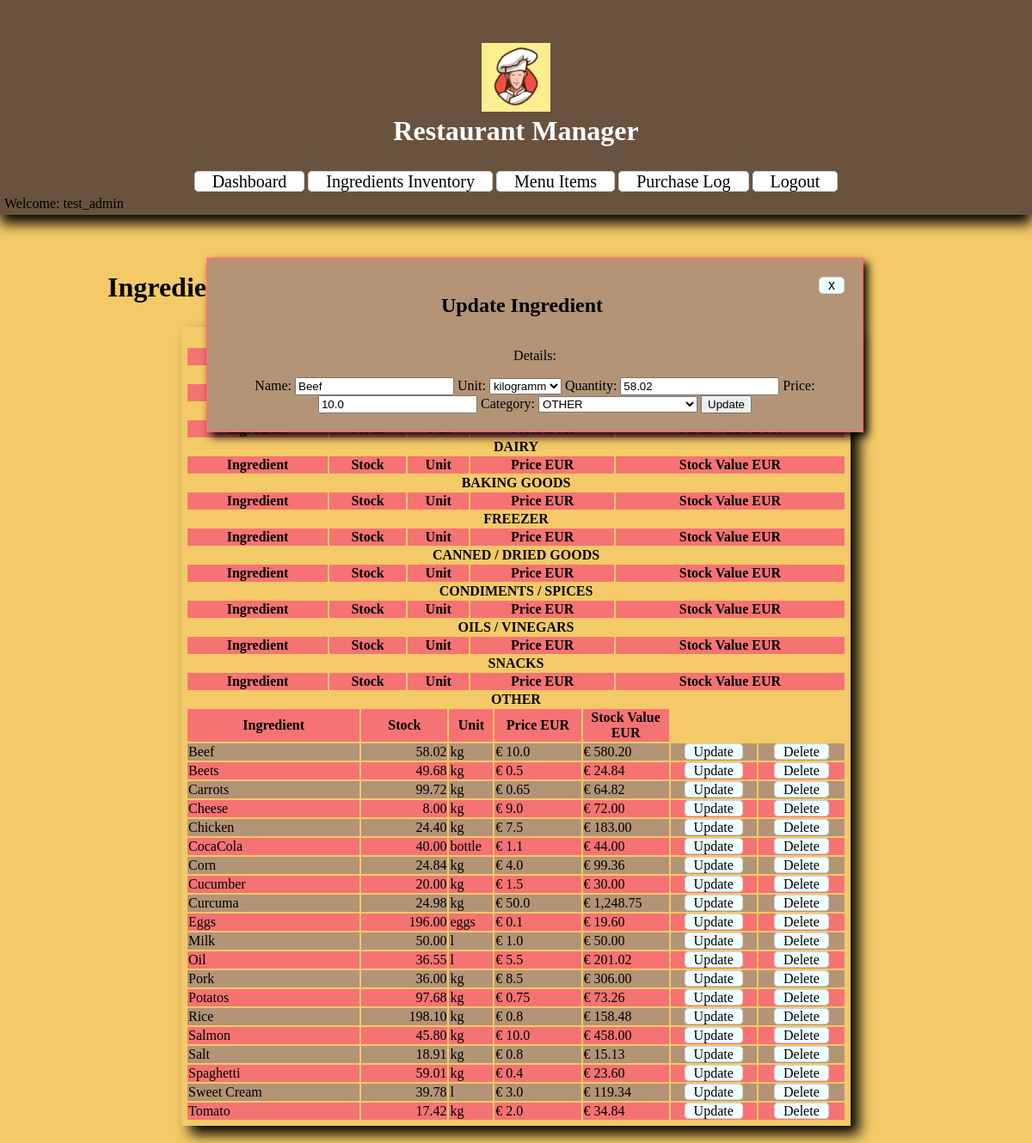
The page /ingredients/6/update/ (signed in) on the database as committed earlier.
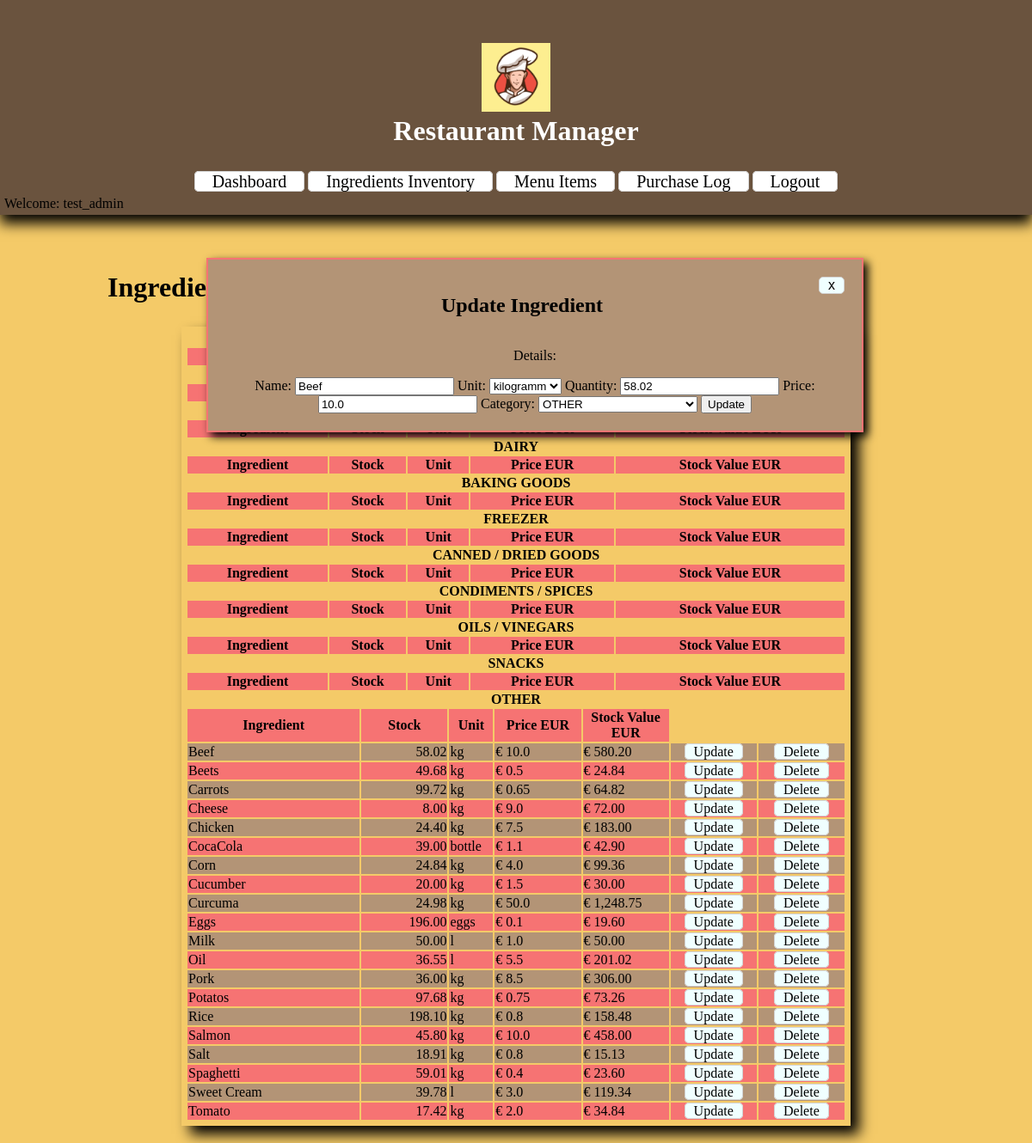
The same page on the database as committed later.
### restaurantManager/models.py (models this page shows, shortened)
class Ingredient(models.Model):
    UNIT_TYPES = [
        ("l", "litre"),
        ("kg", "kilogramm"),
        ("bottle", "bottle"),
        ("eggs", "eggs")
    ]
    CATEGORIES = [
        ('FRESH PRODUCE', 'FRESH PRODUCE'),
        ('GRAINS', 'GRAINS'),
        ('MEAT / PROTEIN', 'MEAT / PROTEIN'),
        ('DAIRY', 'DAIRY'),
        ('BAKING GOODS', 'BAKING GOODS'),
        ('FREEZER', 'FREEZER'),
        ('CANNED / DRIED GOODS', 'CANNED / DRIED GOODS'),
        ('CONDIMENTS / SPICES', 'CONDIMENTS / SPICES'),
        ('OILS / VINEGARS', 'OILS / VINEGARS'),
        ('SNACKS', 'SNACKS'),
        ('OTHER', 'OTHER')
    ]
    name = models.CharField(unique = True, max_length=30)
    unit = models.CharField(max_length=10, choices=UNIT_TYPES)
    quantity = models.FloatField(default=0)
    price = models.FloatField(default=0)
    category = models.CharField(max_length=20, choices=CATEGORIES, default='OTHER')
    class Meta:
        ordering = ['name']
    def stock_value(self):
        return self.price * self.quantity

### restaurantManager/views.py (the view)
# urls.py: path('ingredients/<pk>/update/', views.UpdateIngredientView.as_view(), name='update_ingredient'),
class UpdateIngredientView(LoginRequiredMixin, UpdateView):
    model = Ingredient
    form_class = IngredientForm
    def get_context_data(self):
        context = super().get_context_data()
        context['ingredients'] = INGREDIENTS
        return context
    template_name = "restaurantManager/update_ingredient.html"

### restaurantManager/forms.py
class IngredientForm(forms.ModelForm):
    class Meta:
        model = Ingredient
        fields = "__all__"

### restaurantManager/templates/restaurantManager/update_ingredient.html (shortened to what this page needs)
{% extends 'restaurantManager/ingredients.html' %}
{% load static %}
{% block ingredient %}
    <div class="container">
        <h2 style="display: inline-block;">Update Ingredient</h2>
        <a class="close" href="{% url 'ingredients' %}">x</a>
        <p>Details:</p>
        <form method="POST">
            {{ form }}
            <input type="submit" value="Update" />
        </form>
    </div>
{% endblock %}

### restaurantManager/templates/restaurantManager/ingredients.html (shortened to what this page needs)
{% extends 'base.html' %}
{% load static %}
{% block content %}
    <table style="width: 100%;">
        <tr style="display: inline-block; width: 50%;">
            <td style="width: 100%;">
                <h1>Ingredients Inventory <a style="font-size: 14px; vertical-align: middle;" href="{% url 'create_ingredient' %}">Create New Ingredient</a></h1>
            </td>
        </tr>
        <tr style="display: inline-block; width: 50%;">
            <td style="display:block; text-align: right; padding-right: 20%">
                <p style="font-size: 18px;"><strong>Total stock value: € {{ total_value|floatformat:2 }}</strong></p>
            </td>
        </tr>
    </table>
    <div class="table-box">
        {% with item=ingredients|first %}
            {% for table in item.CATEGORIES %}
                <table class="list">
                    <caption><strong>{{ table.0 }}</strong></caption>
                    <tr>
                        <th>Ingredient</th>
                        <th>Stock</th>
                        <th>Unit</th>
                        <th>Price EUR</th>
                        <th>Stock Value EUR</th>
                    </tr>
                    {% for item in ingredients|dictsort:'name' %}
                        {% if item.category == table.0 %}
                        <tr>
                            <td style="width:20%;">{{ item.name }}</td>
                            <td style="width:10%; text-align: right;">{{ item.quantity|floatformat:2 }}</td>
                            <td style="width:5%;">{{ item.unit }}</td>
                            <td style="width:10%;">€ {{ item.price }}</td>
                            <td style="width:10%;">€ {{ item.stock_value|floatformat:2 }}</td>
                            <td style="width:10%; text-align: center;"><a href="{% url 'update_ingredient' item.pk %}">Update</a></td>
                            <td style="width:10%; text-align: center;"><a href="{% url 'delete_ingredient' item.pk %}">Delete</a></td>
                        </tr>
                        {% endif %}
                    {% endfor %}
                </table>
            {% endfor %}
        {% endwith %}
    </div>
    {% block ingredient %}
    {% endblock %}
{% endblock %}

Rows that differ between the two databases and show on the page:
changed Ingredient "CocaCola": quantity "40.00" → "39.00"; stock_value "44.00" → "42.90"
